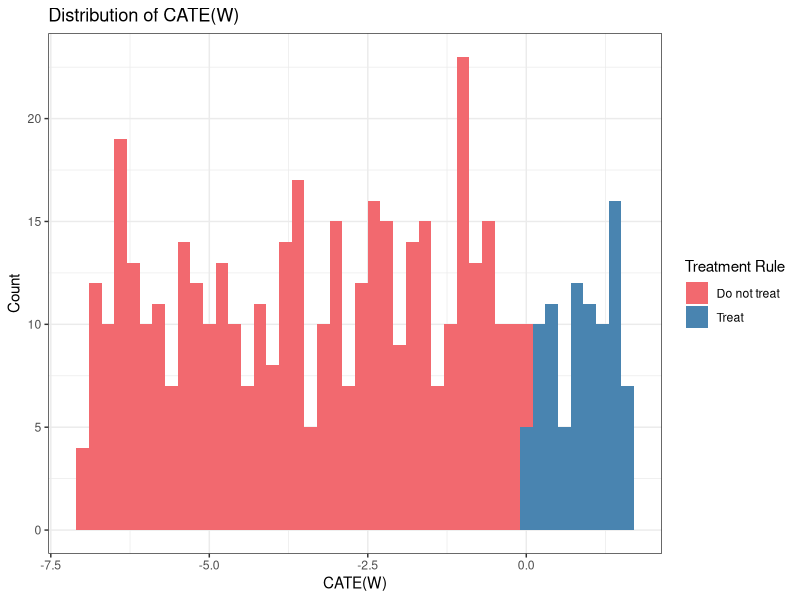

R code for this plot:
## ---- chunk 1
knitr::opts_chunk$set(echo = TRUE)
## ---- chunk 2
n <- 500
W <- runif(n, 1, 99)
A <- rbinom(n, 1, prob = abs(W/100))
Y <- rnorm(n, 10) + rnorm(n, 2*A) + rnorm(n, 50*W) - rnorm(n, .1*A*W)
df <- data.frame(W, A, Y)
## ---- chunk 3
fit <- glm(Y~A*W)
E_Y1 <- predict(fit, newdata = data.frame(A = 1, W))
E_Y0 <- predict(fit, newdata = data.frame(A = 0, W))
CATE <- E_Y1 - E_Y0
## ---- chunk 4
library(tidyverse)
data.frame(CATE) |>
  mutate(d_star = ifelse(CATE > 0, "Treat", "Do not treat")) |>
  ggplot(aes(CATE, fill=d_star)) +
  geom_histogram(binwidth=.2) +
  theme_bw() +
  scale_fill_manual(values = c("#f2696f","#4984b0")) +
  labs(x="CATE(W)", y = "Count", fill = "Treatment Rule", title="Distribution of CATE(W)")
